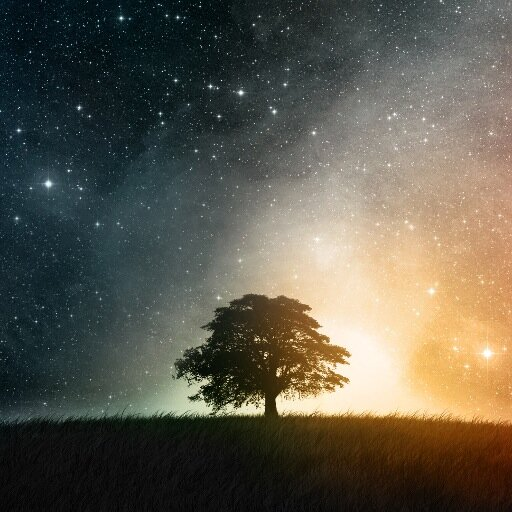
#> input picture PDI/operacionesConImagenes/1.jpeg, 512 x 512 px, given in place of 1.png, which was not available
$ python operacionesAritmeticas.py
#> lines starting #> are read from the running program, lines starting #| are printed output that depends on the picture; pictures that were not available may be replaced by others from this repository, and a replacement may not be noted
# -*- coding: utf-8 -*-
"""
Created on Thu Mar 13 14:43:52 2025

@author: dtrej
"""

import cv2

img1 = cv2.imread("1.png")
#> img1 is the input picture: shape (512, 512, 3); mean B, G, R 77.1, 90.1, 93.9
img1 = cv2.resize(img1, (500,500))
#> img1: shape (500, 500, 3)

img2 = cv2.imread("2.png")
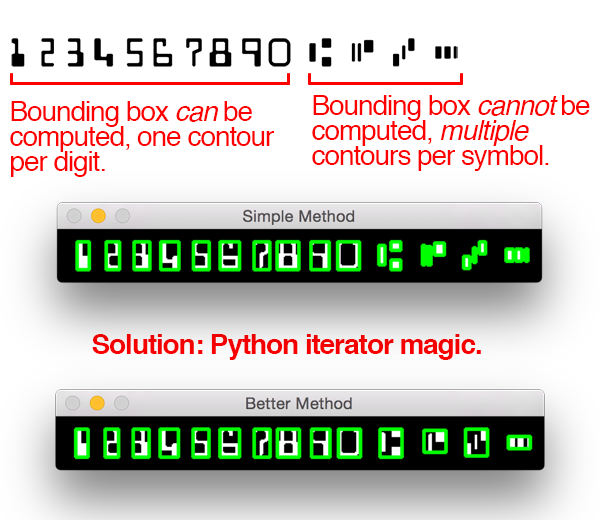
#> input picture PDI/operacionesConImagenes/2.png, 600 x 520 px
#> img2 is the input picture: shape (520, 600, 3); mean B, G, R 186.3, 193.7, 196.6
img2 = cv2.resize(img2, (500,500))
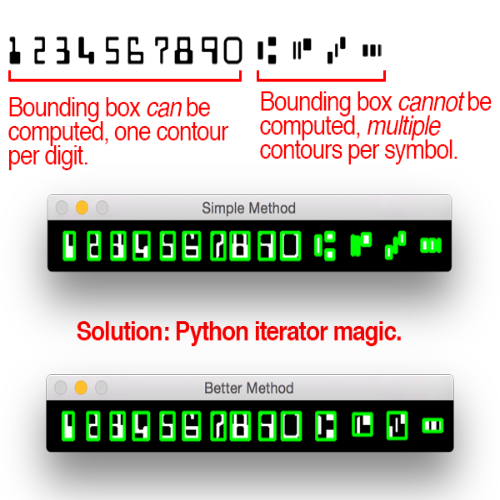
#> img2: shape (500, 500, 3); mean B, G, R 186.2, 193.7, 196.5

suma = cv2.add(img1, img2)
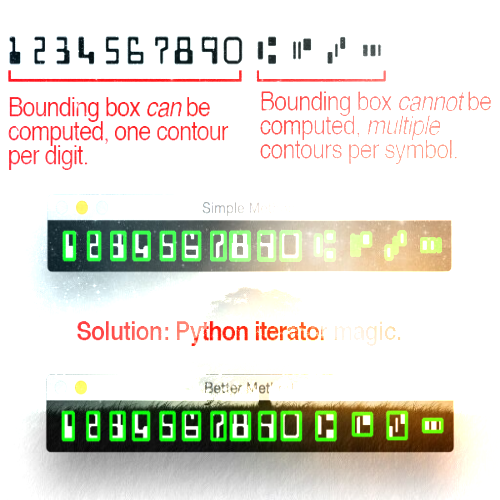
#> suma: shape (500, 500, 3); mean B, G, R 214.5, 224, 225.5
resta = cv2.subtract(img2, img1)
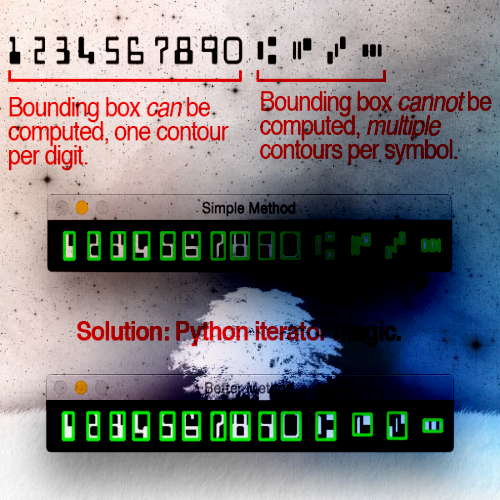
#> resta: shape (500, 500, 3); mean B, G, R 123.7, 119.9, 121.9
mult = cv2.multiply(img1, img2)
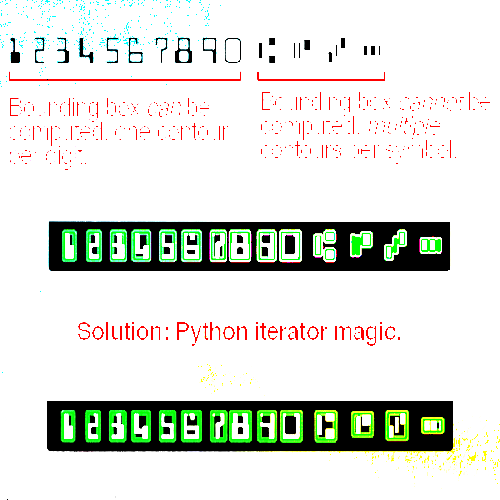
#> mult: shape (500, 500, 3); mean B, G, R 217.1, 224.3, 221.1
division = cv2.divide(img2, img1)
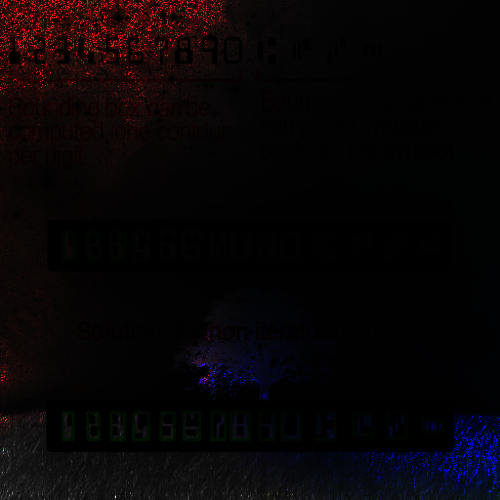
#> division: shape (500, 500, 3); mean B, G, R 6.1, 4.6, 8.3

cv2.imshow("Original1", img1)
cv2.imshow("Original2", img2)
cv2.imshow("Suma", suma)
cv2.imshow("Resta", resta)
cv2.imshow("Multiplicacion", mult)
cv2.imshow("Division", division)

cv2.waitKey()
cv2.destroyAllWindows()
